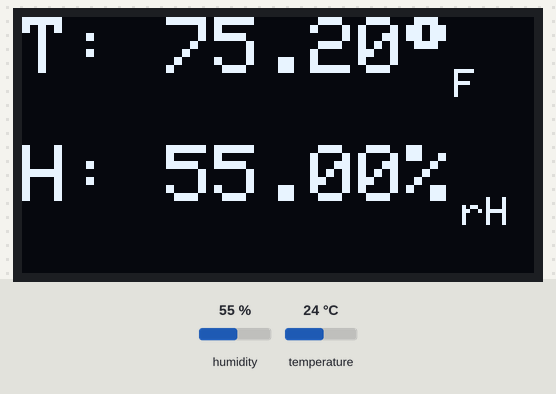
Bench run of a sketch on a simulated Arduboy, built with avr-gcc and run on an emulated ATmega32U4. Shown: 128×64 one-colour display. The inputs (shaded band) are chosen by the test bench; at power-on: humidity 55 %, temperature 24 °C.

Above: at 6.2 s.
6.3 s: humidity set to 22 %
At 11.5 s:
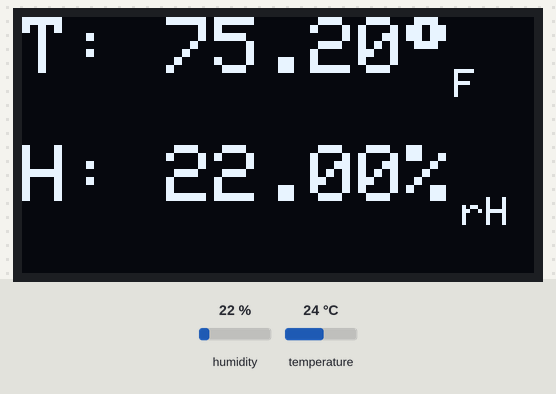
12.5 s: temperature set to 12 °C
At 16.2 s:
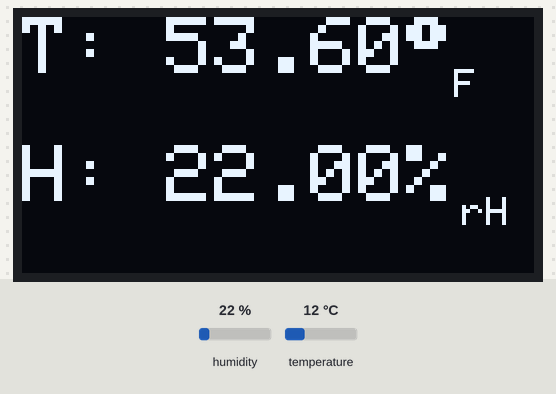
18.7 s: humidity set to 40 %
At 22.1 s:
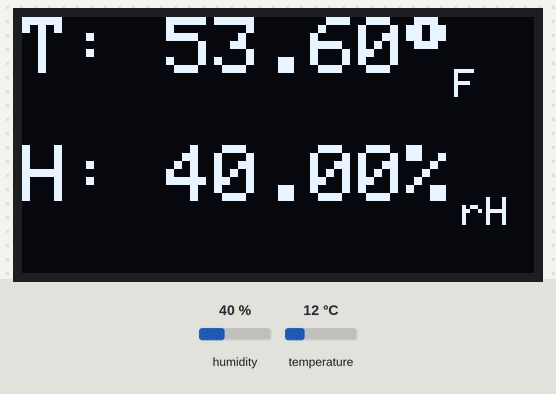
24.9 s: temperature set to 19 °C
At 26.8 s:
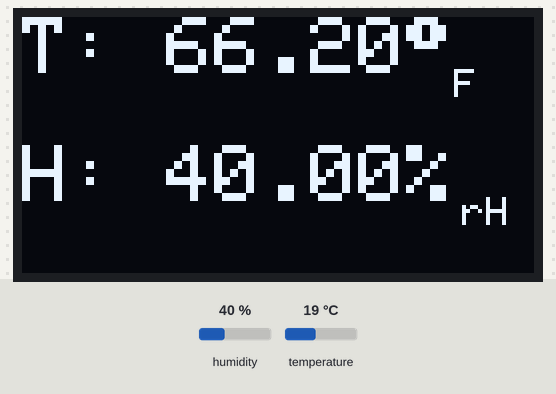
Timing chart, 0 to 28.3 s (numbered marks = the images above; inputs shaded):
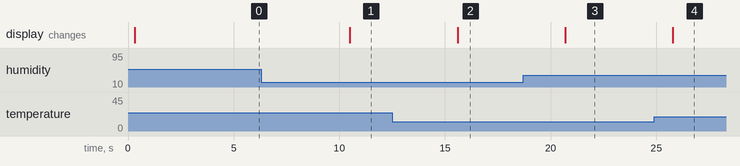

Measured:
- after the input at 6.3 s, the display: changes after 4.2 s (image 1)
- after the input at 12.5 s, the display: changes after 3.1 s (image 2)
- after the input at 18.7 s, the display: changes after 2.0 s (image 3)
- after the input at 24.9 s, the display: changes after 0.88 s (image 4)

The sketch:

WeatherBoyProbe.ino
```cpp
/***************************************************
  This is an example for the SHTC3 Humidity & Temp Sensor

  Designed specifically to work with the SHTC3 sensor from Adafruit
  ----> https://www.adafruit.com/products/4636

  These sensors use I2C to communicate, 2 pins are required to
  interface
 ****************************************************/

#include "Adafruit_SHTC3.h"
#include <Arduboy2.h>

Arduboy2 arduboy;

Adafruit_SHTC3 shtc3 = Adafruit_SHTC3();

void setup() {
  arduboy.begin();
  PRR0 &= ~_BV(PRTWI);
  shtc3.begin();
  arduboy.setFrameRate(1);
}


void loop() {
  if(!arduboy.nextFrame()) return;
  arduboy.clear();
  arduboy.setTextSize(2);
  sensors_event_t humidity, temp;

  shtc3.getEvent(&humidity, &temp);// populate temp and humidity objects with fresh data

  arduboy.print("T: "); arduboy.print(temp.temperature*1.8 + 32); arduboy.print("\xF8");
  arduboy.setCursor(0, 32); arduboy.print("H: "); arduboy.print(humidity.relative_humidity); arduboy.print("%");
  arduboy.setTextSize(1);
  arduboy.setCursor(108, 13); arduboy.println("F");
  arduboy.setCursor(110, 45);arduboy.println("rH");
  arduboy.display();
  delay(5000);
}
```
